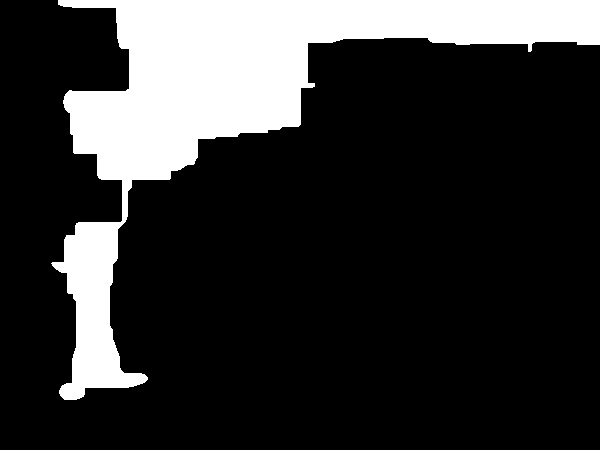
#> input picture MATLAB/cimg.jpg, 600 x 450 px, found by its file name
$ jupyter execute --allow-errors cluster_Guassian_Mixture_Model_eclipse.ipynb   (shell and % lines are left out)
#> lines starting #> are read from the running program, lines starting #| are printed output that depends on the picture
[cell 1]
import matplotlib.pyplot as plt
import seaborn as sns; sns.set()
import numpy as np
import cv2


cimg=cv2.imread("cimg.jpg",0)
#> cimg is the input picture: shape (450, 600); min 0, max 255, mean 49.8
cimg.shape
cimg=np.transpose(cimg)
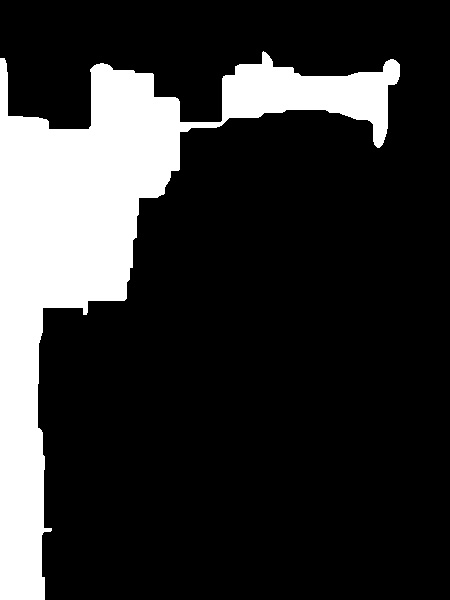
#> cimg: shape (600, 450); min 0, max 255, mean 49.8
cimg.shape
#> Out = (600, 450)

[cell 2]
BW=cimg/255

[cell 3]
pos=np.argwhere(BW==1)
#> pos = 51443 pairs, first value 52 to 599, second value 0 to 399

[cell 4]
pos
#> Out has the same summary as pos

[cell 5]
X=pos
#> X has the same summary as pos

[cell 6]
X
#> Out has the same summary as pos

[cell 7]
from sklearn.cluster import KMeans
from scipy.spatial.distance import cdist

def plot_kmeans(kmeans, X, n_clusters=4, rseed=0, ax=None):
#> called with X = array of shape (51443, 2), n_clusters = 4, rseed = 0
    labels = kmeans.fit_predict(X)

    # plot the input data
    ax = ax or plt.gca()
    ax.axis('equal')
    ax.scatter(X[:, 0], X[:, 1], c=labels, s=40, cmap='viridis', zorder=2)

    # plot the representation of the KMeans model
    centers = kmeans.cluster_centers_
    radii = [cdist(X[labels == i], [center]).max()
             for i, center in enumerate(centers)]
#> radii = [157.8, 146.7, 133.5]
    for c, r in zip(centers, radii):
        ax.add_patch(plt.Circle(c, r, fc='#CCCCCC', lw=3, alpha=0.5, zorder=1))
#> this loop made 3 passes
#> (c, r) on passes 1 to 3: ([194.7, 78.97], 157.8), ([465.3, 20.16], 146.7), ([93.88, 304.4], 133.5)

[cell 8]
kmeans = KMeans(n_clusters=3, random_state=0)
fig = plt.figure()
plot_kmeans(kmeans, X)
plt.gca().invert_yaxis()
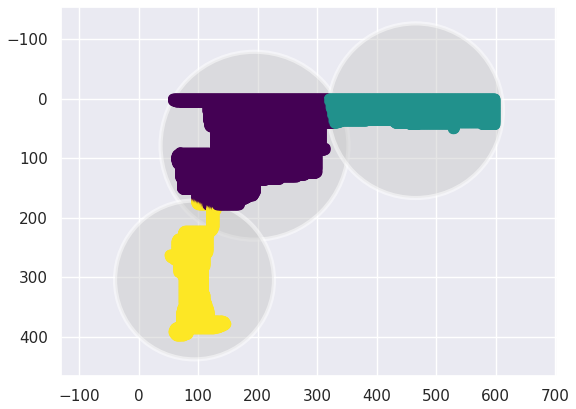
#> figure drawn by matplotlib, 1 panel

[cell 9]
fig.savefig('temp.png', dpi=fig.dpi)

[cell 10]
from sklearn.mixture import GaussianMixture as GMM
gmm = GMM(n_components=3).fit(X)
labels = gmm.predict(X)
plt.scatter(X[:, 0], X[:, 1], c=labels, s=40, cmap='viridis');
plt.gca().invert_yaxis()
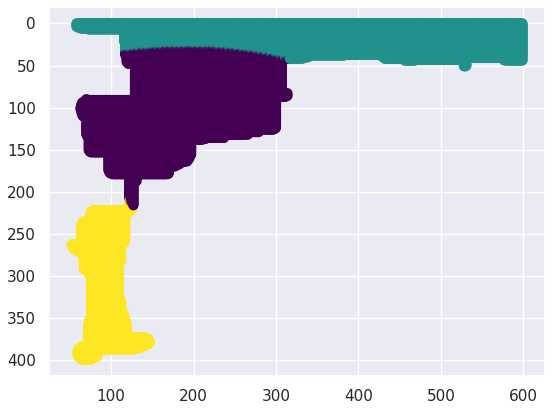
#> figure drawn by matplotlib, 1 panel

[cell 11]
probs = gmm.predict_proba(X)
print(probs[:5].round(3))
#| [[0.012 0.    0.988]
#|  [0.012 0.    0.988]
#|  [0.01  0.    0.99 ]
#|  [0.009 0.    0.991]
#|  [0.008 0.    0.992]]

[cell 12]
size = 50 * probs.max(1) ** 2  # square emphasizes differences
plt.scatter(X[:, 0], X[:, 1], c=labels, cmap='viridis', s=size);
plt.gca().invert_yaxis()

[cell 13]
from matplotlib.patches import Ellipse

def draw_ellipse(position, covariance, ax=None, **kwargs):
    """Draw an ellipse with a given position and covariance"""
    ax = ax or plt.gca()

    # Convert covariance to principal axes
    if covariance.shape == (2, 2):
        U, s, Vt = np.linalg.svd(covariance)
        angle = np.degrees(np.arctan2(U[1, 0], U[0, 0]))
        width, height = 2 * np.sqrt(s)
    else:
        angle = 0
        width, height = 2 * np.sqrt(covariance)

    # Draw the Ellipse
    for nsig in range(1, 4):
        ax.add_patch(Ellipse(position, nsig * width, nsig * height,
                             angle, **kwargs))

def plot_gmm(gmm, X, label=True, ax=None):
#> called with X = array of shape (51443, 2), label = True
    ax = ax or plt.gca()
    labels = gmm.fit(X).predict(X)
    if label:
        ax.scatter(X[:, 0], X[:, 1], c=labels, s=40, cmap='viridis', zorder=2)
    else:
        ax.scatter(X[:, 0], X[:, 1], s=40, zorder=2)
    ax.axis('equal')

    w_factor = 0.2 / gmm.weights_.max()
    for pos, covar, w in zip(gmm.means_, gmm.covariances_, gmm.weights_):
        draw_ellipse(pos, covar, alpha=w * w_factor)
